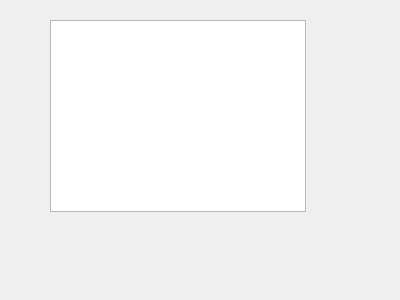
<?xml version="1.0" encoding="UTF-8"?>
<ui version="4.0">
 <class>CRecvInterface</class>
 <widget class="QWidget" name="CRecvInterface">
  <property name="geometry">
   <rect>
    <x>0</x>
    <y>0</y>
    <width>400</width>
    <height>300</height>
   </rect>
  </property>
  <property name="windowTitle">
   <string>CRecvInterface</string>
  </property>
  <widget class="QTextBrowser" name="textBrowser">
   <property name="geometry">
    <rect>
     <x>50</x>
     <y>20</y>
     <width>256</width>
     <height>192</height>
    </rect>
   </property>
  </widget>
 </widget>
 <layoutdefault spacing="6" margin="11"/>
 <resources/>
 <connections/>
</ui>
